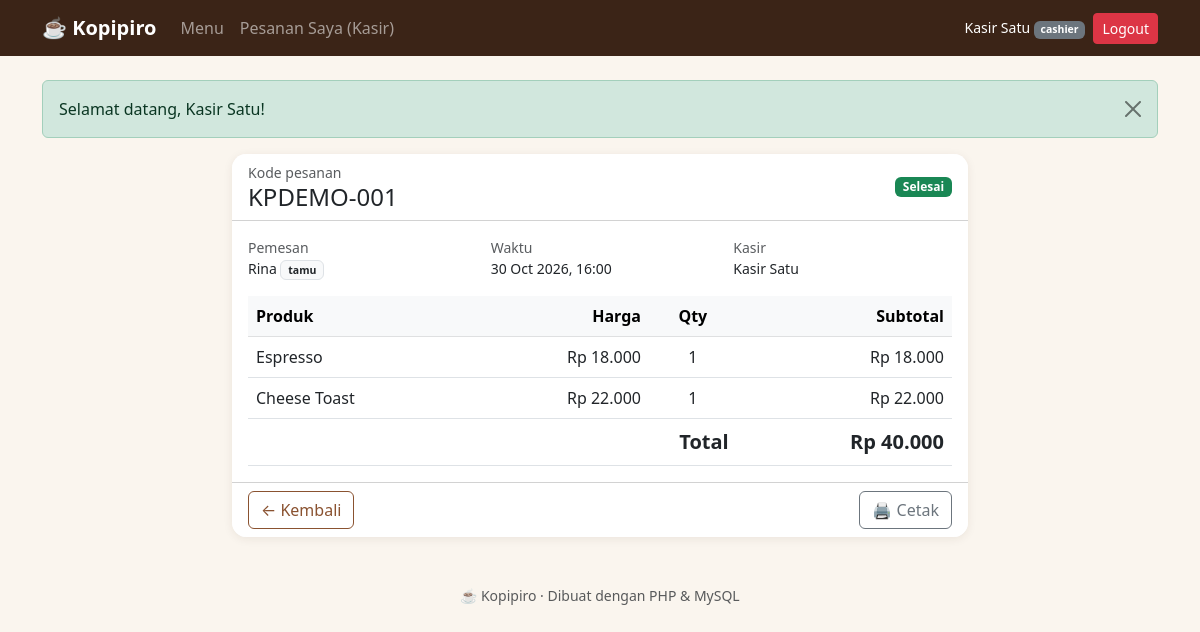
/receipt.php?id=1 (signed in), run on the app's committed database.
### tables this page shows
CREATE TABLE `orders` (
  `id` int(10) unsigned NOT NULL AUTO_INCREMENT,
  `order_code` varchar(20) NOT NULL,
  `user_id` int(10) unsigned DEFAULT NULL,
  `customer_name` varchar(100) NOT NULL,
  `notes` varchar(255) DEFAULT NULL,
  `cashier_id` int(10) unsigned DEFAULT NULL,
  `subtotal` int(10) unsigned NOT NULL,
  `discount_percent` tinyint(3) unsigned NOT NULL DEFAULT 0,
  `discount_amount` int(10) unsigned NOT NULL DEFAULT 0,
  `total` int(10) unsigned NOT NULL,
  `status` enum('pending','processing','completed','cancelled') NOT NULL DEFAULT 'pending',
  `created_at` timestamp NOT NULL DEFAULT CURRENT_TIMESTAMP,
  PRIMARY KEY (`id`),
  UNIQUE KEY `uq_orders_code` (`order_code`),
  KEY `idx_orders_user` (`user_id`),
  KEY `idx_orders_cashier_status` (`cashier_id`,`status`),
  KEY `idx_orders_created` (`created_at`),
  CONSTRAINT `fk_orders_user` FOREIGN KEY (`user_id`) REFERENCES `users` (`id`) ON DELETE SET NULL,
  CONSTRAINT `fk_orders_cashier` FOREIGN KEY (`cashier_id`) REFERENCES `users` (`id`) ON DELETE SET NULL
);

CREATE TABLE `users` (
  `id` int(10) unsigned NOT NULL AUTO_INCREMENT,
  `name` varchar(100) NOT NULL,
  `username` varchar(50) NOT NULL,
  `password` varchar(255) NOT NULL,
  `role` enum('owner','cashier','customer') NOT NULL DEFAULT 'customer',
  `created_at` timestamp NOT NULL DEFAULT CURRENT_TIMESTAMP,
  PRIMARY KEY (`id`),
  UNIQUE KEY `uq_users_username` (`username`)
);

CREATE TABLE `order_items` (
  `id` int(10) unsigned NOT NULL AUTO_INCREMENT,
  `order_id` int(10) unsigned NOT NULL,
  `product_id` int(10) unsigned DEFAULT NULL,
  `product_name` varchar(100) NOT NULL,
  `price` int(10) unsigned NOT NULL COMMENT 'Harga normal saat dipesan',
  `qty` smallint(5) unsigned NOT NULL,
  PRIMARY KEY (`id`),
  KEY `idx_items_order` (`order_id`),
  KEY `idx_items_product` (`product_id`),
  CONSTRAINT `fk_items_order` FOREIGN KEY (`order_id`) REFERENCES `orders` (`id`) ON DELETE CASCADE,
  CONSTRAINT `fk_items_product` FOREIGN KEY (`product_id`) REFERENCES `products` (`id`) ON DELETE SET NULL
);

### auth.php (called while the page is built, shortened)
<?php
function is_logged_in(): bool
{
    return !empty($_SESSION['user_id']);
}
function current_role(): ?string
{
    return $_SESSION['role'] ?? null;
}
function is_customer(): bool
{
    return current_role() === 'customer';
}
function home_for_role(): string
{
    return match (current_role()) {
        'owner' => 'owner/orders.php',
        'cashier' => 'cashier/orders.php',
        default => 'index.php',
    };
}
?>

### receipt.php (the view, shortened to what this page needs)
<?php
include 'init.php';
$id = (int) ($_GET['id'] ?? 0);
$order = db_one(
    $conn,
    "SELECT o.*, c.name AS cashier_name FROM orders o LEFT JOIN users c ON c.id = o.cashier_id WHERE o.id = ?",
    'i',
    [$id]
);
$items = fetch_order_items($conn, $id);
include 'header.php';
?>
<div class="row justify-content-center">
    <div class="col-lg-8">
        <div class="card kp-card">
            <div class="card-header bg-white d-flex justify-content-between align-items-center">
                <div>
                    <div class="small text-muted">Kode pesanan</div>
                    <h1 class="h4 mb-0"><?= e($order['order_code']) ?></h1>
                </div>
                <?= status_badge($order['status']) ?>
            </div>
            <div class="card-body">
                <div class="row small mb-3">
                    <div class="col-sm-4"><span class="text-muted">Pemesan</span><br><?= e($order['customer_name']) ?>
                        <?= $order['user_id'] ? '<span class="badge bg-success">member</span>' : '<span class="badge bg-light text-dark border">tamu</span>' ?></div>
                    <div class="col-sm-4"><span class="text-muted">Waktu</span><br><?= e(date('d M Y, H:i', strtotime($order['created_at']))) ?></div>
                    <div class="col-sm-4"><span class="text-muted">Kasir</span><br><?= e($order['cashier_name'] ?? '-') ?></div>
                </div>
                <?= order_items_table($order, $items) ?>
            </div>
            <div class="card-footer bg-white d-flex flex-wrap gap-2 justify-content-between">
                <a href="<?= e(url(is_customer() ? 'my_orders.php' : (is_logged_in() ? home_for_role() : 'index.php'))) ?>" class="btn btn-outline-kp">
                    <?= is_customer() ? '← Pesanan Saya' : '← Kembali' ?>
                </a>
                <button class="btn btn-outline-secondary" onclick="window.print()">🖨 Cetak</button>
            </div>
        </div>
    </div>
</div>
<?php include 'footer.php'; ?>

### functions.php (shortened to what this page needs)
<?php
function e($v): string
{
    return htmlspecialchars((string) $v, ENT_QUOTES, 'UTF-8');
}
function rupiah($n): string
{
    return 'Rp ' . number_format((int) $n, 0, ',', '.');
}
function url(string $path = ''): string
{
    return BASE_URL . '/' . ltrim($path, '/');
}
function flash_render(): string
{
    $out = '';
    foreach (($_SESSION['flash'] ?? []) as $f) {
        $out .= '<div class="alert alert-' . e($f['type']) . ' alert-dismissible fade show" role="alert">'
            . e($f['msg'])
            . '<button type="button" class="btn-close" data-bs-dismiss="alert" aria-label="Tutup"></button></div>';
    }
    return $out;
}
function db_run(mysqli $conn, string $sql, string $types = '', array $params = []): mysqli_stmt
{
    $stmt = $conn->prepare($sql);
    if ($types !== '') {
        $stmt->bind_param($types, ...$params);
    }
    $stmt->execute();
    return $stmt;
}
function db_all(mysqli $conn, string $sql, string $types = '', array $params = []): array
{
    $stmt = db_run($conn, $sql, $types, $params);
    $res = $stmt->get_result();
    $rows = $res ? $res->fetch_all(MYSQLI_ASSOC) : [];
    return $rows;
}
function db_one(mysqli $conn, string $sql, string $types = '', array $params = []): ?array
{
    return db_all($conn, $sql, $types, $params)[0] ?? null;
}
function price_after_discount(int $price, int $pct): int
{
    return (int) round($price * (100 - $pct) / 100);
}
function status_label(string $s): string
{
    return ['pending' => 'Menunggu', 'processing' => 'Diproses', 'completed' => 'Selesai', 'cancelled' => 'Dibatalkan'][$s] ?? $s;
}
function status_badge(string $s): string
{
    $cls = ['pending' => 'bg-warning text-dark', 'processing' => 'bg-info text-dark', 'completed' => 'bg-success', 'cancelled' => 'bg-secondary'][$s] ?? 'bg-light text-dark';
    return '<span class="badge ' . $cls . '">' . e(status_label($s)) . '</span>';
}
function fetch_order_items(mysqli $conn, int $orderId): array
{
    return db_all($conn, "SELECT product_name, price, qty FROM order_items WHERE order_id = ? ORDER BY id", 'i', [$orderId]);
}
function order_items_table(array $order, array $items): string
{
    $pct = (int) $order['discount_percent'];
    ob_start(); ?>
    <div class="table-responsive">
        <table class="table align-middle mb-0">
            <thead class="table-light">
                <tr>
                    <th>Produk</th>
                    <th class="text-end">Harga</th>
                    <th class="text-center">Qty</th>
                    <th class="text-end">Subtotal</th>
                </tr>
            </thead>
            <tbody>
                <?php foreach ($items as $it):
                    $unit = price_after_discount((int) $it['price'], $pct); ?>
                    <tr>
                        <td><?= e($it['product_name']) ?></td>
                        <td class="text-end">
                            <?= rupiah($unit) ?>
                        </td>
                        <td class="text-center"><?= (int) $it['qty'] ?></td>
                        <td class="text-end"><?= rupiah($unit * (int) $it['qty']) ?></td>
                    </tr>
                <?php endforeach; ?>
            </tbody>
            <tfoot>
                <tr class="fw-bold fs-5">
                    <td colspan="3" class="text-end">Total</td>
                    <td class="text-end"><?= rupiah($order['total']) ?></td>
                </tr>
            </tfoot>
        </table>
    </div>
    <?php
    return ob_get_clean();
}
?>

### assets/style.css (style rules this page uses)
:root { --kp-dark: #3b2417; --kp-brown: #8a5230; --kp-accent: #c8803c; --kp-cream: #faf5ee; }
body { background: var(--kp-cream); color: #2d2018; }
a { color: var(--kp-brown); }
.btn-outline-kp { border-color: var(--kp-brown); color: var(--kp-brown); }
.kp-card { border: 0; border-radius: .9rem; box-shadow: 0 2px 10px rgba(59, 36, 23, .08); overflow: hidden; transition: transform .15s; }

### data on the page
orders: order_code "KPDEMO-001", status "Selesai", customer_name "Rina", created_at "30 Oct 2026, 16:00", cashier.name "Kasir Satu", total "Rp 40.000"
order_items: product_name "Espresso", price.discount_percent "Rp 18.000", qty "1", rupiah($unit * (int) $it['qty']) "Rp 18.000"
order_items: product_name "Cheese Toast", price.discount_percent "Rp 22.000", qty "1", rupiah($unit * (int) $it['qty']) "Rp 22.000"

### other printed values
$_SESSION['name'] "Kasir Satu"
current_role() "cashier"
$f['msg'] "Selamat datang, Kasir Satu!"
